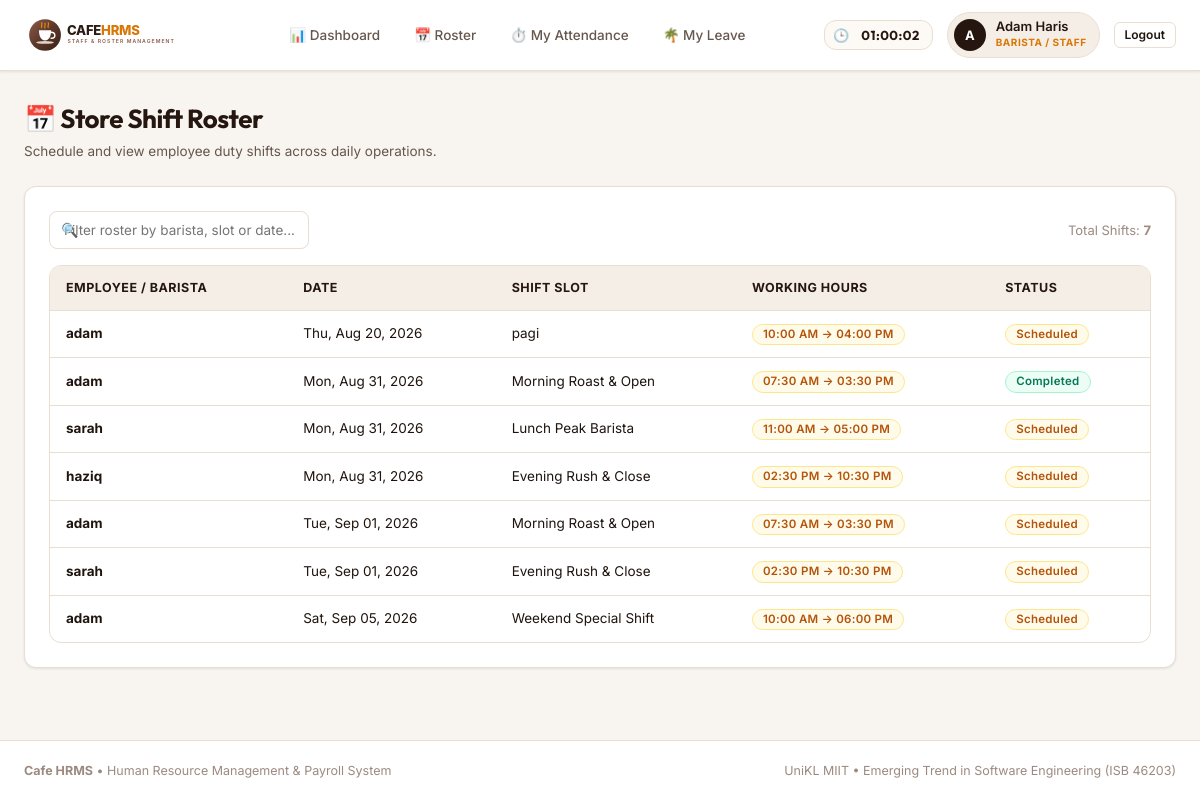
The app's page /roster/ (signed in) with its own data.
### cafe/models.py (models this page shows, shortened)
class Shift(models.Model):
    STATUS_CHOICES = [
        ("scheduled", "Scheduled"),
        ("completed", "Completed"),
        ("cancelled", "Cancelled"),
    ]
    employee = models.ForeignKey(User, on_delete=models.CASCADE)
    slot = models.ForeignKey(ShiftSlot, on_delete=models.CASCADE)
    date = models.DateField()
    status = models.CharField(max_length=20, choices=STATUS_CHOICES, default="scheduled")

class ShiftSlot(models.Model):
    name = models.CharField(max_length=50)
    start_time = models.TimeField()
    end_time = models.TimeField()

### cafe/views.py (the view)
# urls.py: path('roster/', views.roster, name='roster'),
@login_required
def roster(request):
    shifts = Shift.objects.all().select_related('employee', 'slot').order_by('date', 'slot__start_time')
    return render(request, "roster.html", {"shifts": shifts})

### cafe/templates/roster.html (shortened to what this page needs)
{% extends "base.html" %}
{% block content %}
<div class="page-header">
    <div class="page-title-group">
        <h1>📅 Store Shift Roster</h1>
        <p class="page-subtitle">Schedule and view employee duty shifts across daily operations.</p>
    </div>
</div>
<div class="card">
    <div class="table-filter-bar">
        <div class="search-input-wrapper">
            <span class="search-icon">🔍</span>
            <input type="text" class="search-input" data-table-search="roster-table" placeholder="Filter roster by barista, slot or date...">
        </div>
        <div style="font-size: 13px; color: var(--text-muted);">
            Total Shifts: <strong>{{ shifts.count }}</strong>
        </div>
    </div>
    <div class="table-responsive">
        <table class="custom-table" id="roster-table">
            <thead>
                <tr>
                    <th>Employee / Barista</th>
                    <th>Date</th>
                    <th>Shift Slot</th>
                    <th>Working Hours</th>
                    <th>Status</th>
                </tr>
            </thead>
            <tbody>
                {% for shift in shifts %}
                <tr>
                    <td><strong>{{ shift.employee.username }}</strong></td>
                    <td>{{ shift.date|date:"D, M d, Y" }}</td>
                    <td>{{ shift.slot.name }}</td>
                    <td><span class="badge badge-warning">{{ shift.slot.start_time|time:"h:i A" }} &rarr; {{ shift.slot.end_time|time:"h:i A" }}</span></td>
                    <td>
                        {% if shift.status == "completed" %}
                            <span class="badge badge-completed">Completed</span>
                        {% elif shift.status == "cancelled" %}
                            <span class="badge badge-cancelled">Cancelled</span>
                        {% else %}
                            <span class="badge badge-scheduled">Scheduled</span>
                        {% endif %}
                    </td>
                </tr>
                {% empty %}
                <tr class="no-filter"><td colspan="6" style="text-align: center; color: var(--text-muted); padding: 24px;">No shifts scheduled in the roster.</td></tr>
                {% endfor %}
            </tbody>
        </table>
    </div>
</div>
{% endblock %}

### cafe/templates/base.html (shortened to what this page needs)
{% load static %}
<!DOCTYPE html>
<html lang="en">
<head>
    <link rel="stylesheet" href="{% static 'css/style.css' %}">
</head>
<body>
    <header class="site-header">
        <div class="nav-container">
            <a href="{% url 'dashboard' %}" class="brand-wrapper">
                <img src="{% static 'images/logo.svg' %}" alt="Cafe HRMS Logo" class="brand-logo">
            </a>
            {% if user.is_authenticated %}
            <ul class="nav-menu">
                <li><a href="{% url 'dashboard' %}" class="nav-link">📊 Dashboard</a></li>
                <li><a href="{% url 'roster' %}" class="nav-link">📅 Roster</a></li>
                <li><a href="{% url 'my_attendance' %}" class="nav-link">⏱️ My Attendance</a></li>
                <li><a href="{% url 'my_leave_requests' %}" class="nav-link">🌴 My Leave</a></li>
            </ul>
            <div class="nav-user-panel">
                <div class="quick-attendance-widget" title="Current Cafe Local Time">
                    <span style="font-size: 13px;">🕒</span>
                    <span id="live-clock-display" class="live-clock">--:--:--</span>
                </div>
                <div class="user-badge">
                    <div class="user-avatar">{{ user.username|slice:":1" }}</div>
                    <div class="user-info">
                        <span class="user-name">{{ user.get_full_name|default:user.username }}</span>
                        <span class="user-role-tag">
                            {% if user.is_superuser %}Admin / Owner
                            {% elif user.employeeprofile.role == 'manager' %}Store Manager
                            {% else %}Barista / Staff{% endif %}
                        </span>
                    </div>
                </div>
                <form method="post" action="{% url 'logout' %}" style="display:inline;">
                    <button type="submit" class="btn btn-secondary btn-sm" title="Sign out of system">Logout</button>
                </form>
            </div>
            {% else %}
            <div class="nav-user-panel">
                <a href="{% url 'login' %}" class="btn btn-primary btn-sm">Staff Login</a>
            </div>
            {% endif %}
        </div>
    </header>
    <main class="main-wrapper">
        {% block content %}{% endblock %}
    </main>
    <footer class="site-footer">
        <div class="footer-container">
            <div>
                <strong>Cafe HRMS</strong> &bull; Human Resource Management &amp; Payroll System
            </div>
            <div>
                UniKL MIIT &bull; Emerging Trend in Software Engineering (ISB 46203)
            </div>
        </div>
    </footer>
</body>
</html>

### records on screen
Shift: employee.username "adam", date "Thu, Aug 20, 2026", slot.name "pagi", slot.start_time "10:00 AM", slot.end_time "04:00 PM", status "Scheduled"
Shift: employee.username "adam", date "Mon, Aug 31, 2026", slot.name "Morning Roast & Open", slot.start_time "07:30 AM", slot.end_time "03:30 PM", status "Completed"
Shift: employee.username "sarah", date "Mon, Aug 31, 2026", slot.name "Lunch Peak Barista", slot.start_time "11:00 AM", slot.end_time "05:00 PM", status "Scheduled"
Shift: employee.username "haziq", date "Mon, Aug 31, 2026", slot.name "Evening Rush & Close", slot.start_time "02:30 PM", slot.end_time "10:30 PM", status "Scheduled"
Shift: employee.username "adam", date "Tue, Sep 01, 2026", slot.name "Morning Roast & Open", slot.start_time "07:30 AM", slot.end_time "03:30 PM", status "Scheduled"
Shift: employee.username "sarah", date "Tue, Sep 01, 2026", slot.name "Evening Rush & Close", slot.start_time "02:30 PM", slot.end_time "10:30 PM", status "Scheduled"
Shift: employee.username "adam", date "Sat, Sep 05, 2026", slot.name "Weekend Special Shift", slot.start_time "10:00 AM", slot.end_time "06:00 PM", status "Scheduled"

### other values on screen
{{ user.username|slice:":1" }} "A"
{{ user.get_full_name|default:user.username }} "Adam Haris"
{{ shifts.count }} "7"
